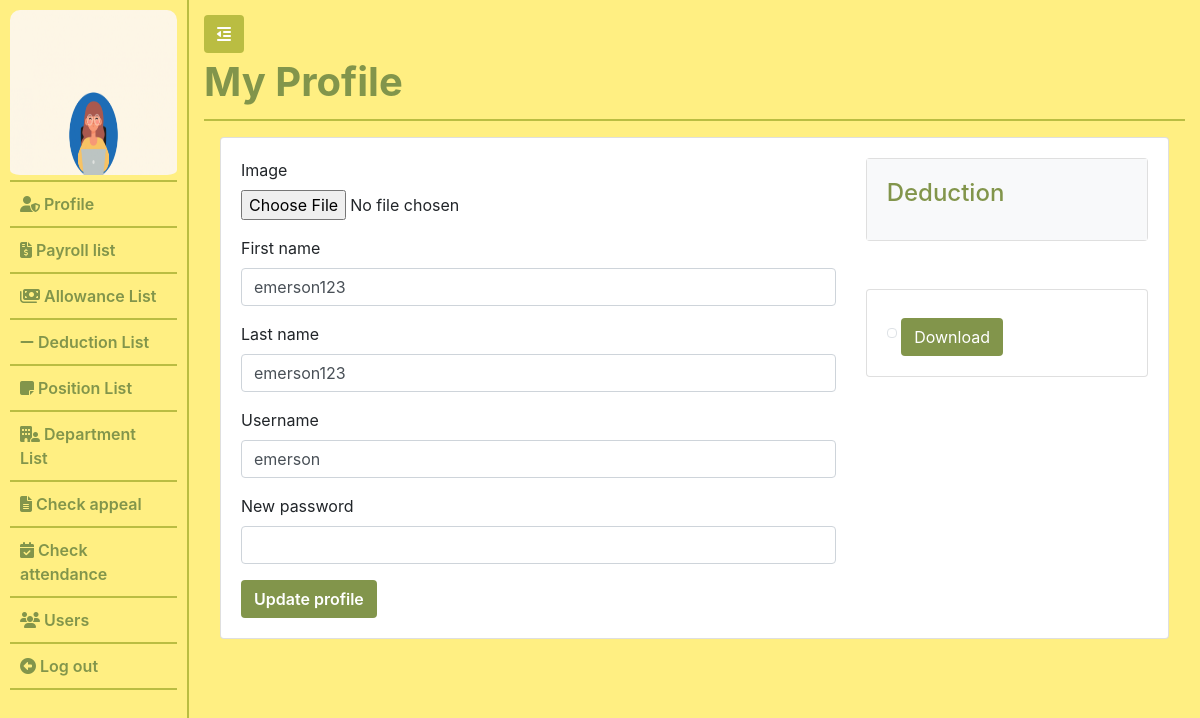
Screenshot of /admin/profile.php (signed in) with the database file from the repository.
### tables this page shows
CREATE TABLE `users` (
  `id` int(11) NOT NULL,
  `username` varchar(255) NOT NULL,
  `password` varchar(255) NOT NULL,
  `first_name` varchar(64) NOT NULL,
  `last_name` varchar(64) NOT NULL,
  `user_role` varchar(255) NOT NULL,
  `user_image` varchar(255) DEFAULT NULL,
  `qr_code` varchar(255) NOT NULL,
  `qrcode_path` text NOT NULL,
  `position_id` int(11) NOT NULL
);

### common/classes/Database.php (called while the page is built, shortened)
<?php
    class Database{
        private $connection;
        public $servername = "localhost";
        public $user = "root";
        public $password = "";
        public $database_name = "ams_with_qrcode";
        public function connect_database(){
            $db = new mysqli($this->servername, $this->user, $this->password, $this->database_name);
            $this->connection = $db;
        }
        public function query($sql){
            $result =  $this->connection->query($sql);
            return $result;
        }
    }
?>

### common/classes/DB_object.php (called while the page is built, shortened)
<?php
    class DB_object{
        protected static $db_name = "users";
        public static function find_by_id( $id){
            $result = static::find_by_query("SELECT * FROM " . static::$db_name . " WHERE id = $id");
            return (!empty($result)) ? array_shift($result) : false;
        }
        public static function find_by_query($sql){
            global $database;
            $result_query = $database->query($sql);
            $the_object_array = [];
            while($row = mysqli_fetch_assoc($result_query)){
                $the_object_array[] = static::instantiation($row);
            }
            return $the_object_array;
        }
        public static function instantiation($row){
            $called_object = new $get_called_class;
            foreach($row as $attribute => $value){
                if($called_object->has_attribute($attribute)){
                    $called_object->$attribute = $value;
                }
            }
            return $called_object;
        }
        public function has_attribute($attribute){
            $object_properties = get_object_vars($this);
            return array_key_exists($attribute, $object_properties);
        }
    }
?>

### common/classes/User.php (called while the page is built, shortened)
<?php
    class User extends DB_object{
        public $user_image;
        public $qrcode_path;
        private $upload_directory = "..".DS."admin".DS.'images';
        private $img_placeholder = "https://place-hold.it/128x128?text=User+image";
        private $qrcode_placeholder = "https://place-hold.it/128x128?text=QR+code";
        public function display_user_photo(){
            return (empty($this->user_image)) ? $this->img_placeholder : $this->upload_directory.DS.$this->user_image;
        }
        public function display_user_qr_code(){
            return (empty($this->qrcode_path)) ? $this->qrcode_placeholder : $this->upload_directory.DS.$this->qrcode_path;
        }
    }
?>

### admin/profile.php (the view, shortened to what this page needs)
<?php require_once "includes/header.php" ?>
                <?php require_once "includes/side-nav.php" ?>
                <div class="page-wrapper">
                    <button class="btn toggle-icon">
                        <span> <i class="fas fa-outdent"></i> </span>
                    </button>
                    <div class="page-header">
                        <h1 class="">My Profile</h1>
                    </div>
                        <div class="row p-3">
                            <div class="col-lg-12">
                            <div class="card">
                                    <div class="card-body">
                                        <div class="row">
                                            <div class="col-lg-8">
                                                <form action="" method="post" enctype="multipart/form-data">
                                                    <div class="form-group">
                                                        <label for="">Image</label>
                                                        <input id="" class="form-control-file" type="file" name="user_image">
                                                    </div>
                                                    <div class="form-group">
                                                        <label for="">First name</label>
                                                        <input id="" class="form-control" type="text" name="first_name" value="<?php echo $user->first_name; ?>" >
                                                    </div>
                                                    <div class="form-group">
                                                        <label for="">Last name</label>
                                                        <input id="" class="form-control" type="text" name="last_name" value="<?=$user->last_name?>">
                                                    </div>
                                                    <div class="form-group">
                                                        <label for="">Username</label>
                                                        <input id="" class="form-control" type="text" name="username" value="<?=$user->username?>">
                                                    </div>
                                                    <div class="form-group">
                                                        <label for="">New password</label>
                                                        <input id="" class="form-control" type="password" name="new_password">
                                                    </div>
                                                    <input type="submit" name='update_user' value="Update profile" class="btn update_user_btn">
                                                    </form>
                                            </div>
                                            <div class="col-lg-4">
                                                <div class="card mb-5">
                                                    <div class="card-body bg-light">
                                                        <h4 class="card-title primary-color">Deduction</h4>
                                                    </div>
                                                </div>
                                                <div class="card">
                                                  <div class="card-body">
                                                    <img src="<?php echo $user->display_user_qr_code() ?>" alt="" class="img-responsive img-thumbnail" height="250px" width="100%">
                                                    <a href="profile.php?image=<?php echo $user->display_user_qr_code() ?>" id="profile-qrcode-btn" class="btn mt-2 ">Download</a>
                                                  </div>
                                                </div>
                                            </div>
                                        </div>
                                    </div>
                                </div>
                            </div>
                        </div>
                </div>
        <?php require_once "includes/footer.php" ?>

### admin/includes/side-nav.php
<div id="my-nav" class="side-nav">
                        <ul class="navbar-nav flex-column vertical-nav">
                            <div class="user-image-container">
                                <img src="<?= $user->display_user_photo() ?>" alt="" id="user_image">
                            </div>
                                <li class="nav-item ">
                                    <a class="nav-link" href="profile.php"> <i class="fas fa-user-shield"></i> Profile</a>
                                </li>
                                <li class="nav-item">
                                    <a class="nav-link " href="payroll.php" > <i class="fas fa-file-invoice-dollar"></i> Payroll list</a>
                                </li>
                                <li class="nav-item">
                                    <a class="nav-link " href="allowance.php" > <i class="fas fa-money-bills"></i> Allowance List</a>
                                </li>
                                <li class="nav-item">
                                    <a class="nav-link " href="admin_deduction.php" > <i class="fas fa-minus"></i> Deduction List</a>
                                </li>
                                <li class="nav-item">
                                    <a class="nav-link " href="position_list.php" > <i class="fas fa-note-sticky"></i> Position List</a>
                                </li>
                                <li class="nav-item">
                                    <a class="nav-link " href="admin_department.php" > <i class="fas fa-building-user"></i> Department List</a>
                                </li>
                                <li class="nav-item">
                                    <a class="nav-link " href="admin_appeal.php" > <i class="fas fa-file-lines"></i> Check appeal</a>
                                </li>
                                <li class="nav-item">
                                    <a class="nav-link " href="check_attendance.php" > <i class="fas fa-calendar-check"></i> Check attendance</a>
                                </li>
                                <li class="nav-item">
                                    <a class="nav-link " href="users.php" > <i class="fas fa-users"></i> Users</a>
                                </li>
                            <li class="nav-item">
                                <a class="nav-link " href="logout.php" > <i class="fas fa-arrow-alt-circle-left"></i> Log out</a>
                            </li>
                        </ul>
                </div>

### admin/css/style.css (style rules this page uses)
* { box-sizing: border-box; }
body,html { height: 100%; width: 100%; }
.primary-color { color:#82954B; }
.side-nav { width: 225px; background-color: #FFEF82; padding-top: 10px; border-right: 2px solid #BABD42; }
.user-image-container { border-bottom: 2px solid #BABD42; }
#user_image { border-radius: 10px; height: 170px; width: 100%; padding-bottom: 5px; }
.side-nav ul { padding: 0px 10px; height: 100vh; }
.side-nav .nav-item .nav-link { border-bottom: 2px solid #BABD42; color: #82954B; font-weight: 600; padding: 10px; }
.page-wrapper { padding: 15px; width: 100%; background-color: #FFEF82; }
.toggle-icon { background-color: #BABD42; color: #fff; }
.page-header { padding: 5px 0; border-bottom: 2px solid #BABD42; }
.page-header h1, .title-page { color:#82954B; font-weight: 700; }
.export_btn, .update_user_btn, .attendance_action_btn, .session_message, .report_btn, .add_user_btn, .add_appeal_btn, .add_deduction_btn, .add_allowance_btn, .add_salary_btn { background-color: #82954B; color: #fff; font-weight: 600; }
#profile-qrcode-btn { background-color: #82954B; color: white!important; text-decoration: none; }

### rows the page displays
users: user_image (picture), first_name "emerson123", last_name "emerson123", username "emerson"
